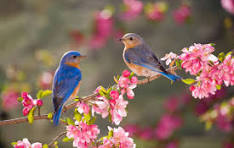
#> input picture Computer-Vision-opencv/flower.jpg, 234 x 148 px
$ jupyter execute vision-opencv.ipynb
#> lines starting #> are read from the running program, lines starting #| are printed output that depends on the picture
Topic 164 | Computer Vision - Image Processing with OpenCV

[cell 1]
import cv2
import numpy as np

# Read image
image = cv2.imread("flower.jpg")
#> image is the input picture: shape (148, 234, 3); mean B, G, R 95, 106.1, 134.7

if image is None:
    print("Image does not exist.")
    exit()

# Display original image
cv2.imshow("Original Image", image)
cv2.waitKey(0)

# Convert to grayscale
gray = cv2.cvtColor(image, cv2.COLOR_BGR2GRAY)
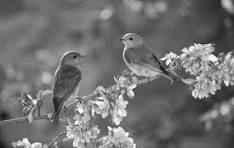
#> gray: shape (148, 234); min 8, max 255, mean 113.4

# Display grayscale image
cv2.imshow("Grayscale Image", gray)
cv2.waitKey(0)

[cell 2]
#Gussian blur
blur = cv2.GaussianBlur(gray,(5,5),0)
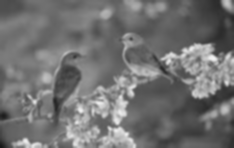
#> blur: shape (148, 234); min 22, max 243, mean 113.4

cv2.imshow("gussain blur", blur)
cv2.waitKey(0)

#median filter
median = cv2.medianBlur(gray,5)
cv2.imshow("median blur", median)
cv2.waitKey(0)

[cell 3]
#edga detection
edges = cv2.Canny(gray,100,200)
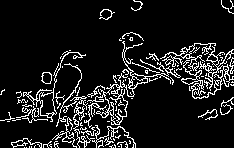
#> edges: shape (148, 234); 11.1% white in thin lines or dots
cv2.imshow("edges detection",edges)
cv2.waitKey(0)

[cell 4]
# image transform

#imag resize
resize =cv2.resize(image,(400,300))
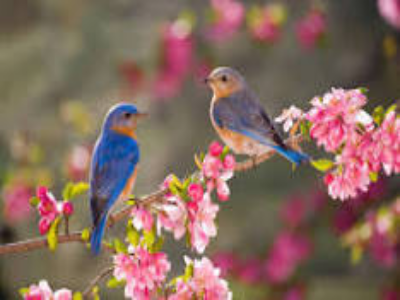
#> resize: shape (300, 400, 3); mean B, G, R 94.9, 106, 134.6
cv2.imshow("Resize",resize)
cv2.waitKey(0)
#Rotation
height,width = image.shape[:2]
#> height = 148; width = 234
center = (width//2,height//2)
#> center = (117, 74)

rotation_matrix=cv2.getRotationMatrix2D(center,45,1)
rotated = cv2.warpAffine(image,rotation_matrix,(width,height))
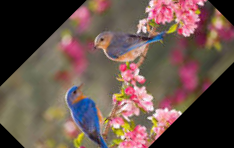
#> rotated: shape (148, 234, 3); mean B, G, R 75.5, 83.2, 105.4
cv2.imshow("rotated image", rotated)
cv2.waitKey(0)
